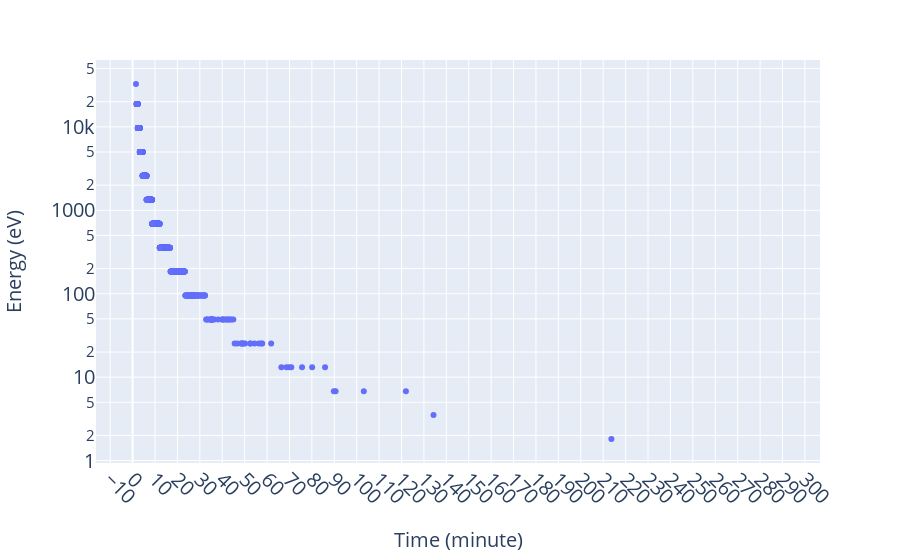

Notebook cell for this chart:
### Code cell
target_distances = [8.61]
for target_distance in target_distances:
    index = result['distance_Re'] == target_distance
    
    fig = px.scatter(result.loc[index,:], x="time", y="energy_binned", log_y=True
#                      , title= str(target_distance)+' Re'
                    )
    
    fig.update_xaxes(tickangle=45,dtick=10, title_text = "Time (minute)",title_font = {"size": 20},title_standoff = 25
                 ,tickfont=dict(size=20))

    fig.update_yaxes(title_text = "Energy (eV)",title_font = {"size": 20},title_standoff = 25
                                 ,tickfont=dict(size=20))

    
    fig.show()

### Figure 1 — Plotly figure (JSON) as saved in the notebook; plotly's stock layout.template omitted (floating-point values rounded to 4 significant figures; data arrays with more than 128 entries replaced by an {"elided": "..."} marker saying what was removed)
{"data": [{"hovertemplate": "time=%{x}<br>energy_binned=%{y}<extra></extra>", "legendgroup": "", "marker": {"color": "#636efa", "symbol": "circle"}, "mode": "markers", "name": "", "orientation": "h", "showlegend": false, "type": "scatter", "x": {"elided": "1000 float values"}, "xaxis": "x", "y": {"elided": "1000 float values"}, "yaxis": "y"}], "layout": {"legend": {"tracegroupgap": 0}, "margin": {"t": 60}, "xaxis": {"anchor": "y", "domain": [0, 1], "dtick": 10, "tickangle": 45, "tickfont": {"size": 20}, "title": {"font": {"size": 20}, "standoff": 25, "text": "Time (minute)"}}, "yaxis": {"anchor": "x", "domain": [0, 1], "tickfont": {"size": 20}, "title": {"font": {"size": 20}, "standoff": 25, "text": "Energy (eV)"}, "type": "log"}}}
